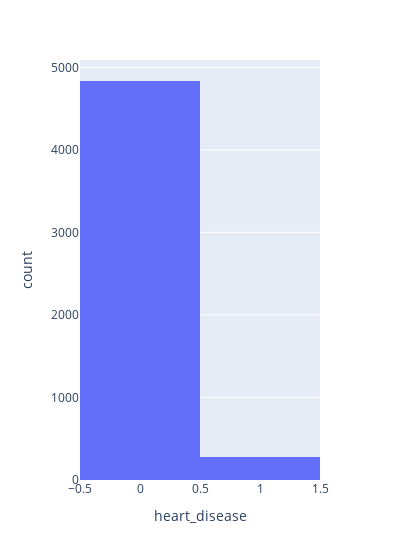

Notebook cell for this chart:
### Code cell
fig= px.histogram(df, x='heart_disease', width=400)
fig.show()

### Figure 1 — Plotly figure (JSON) as saved in the notebook; plotly's stock layout.template omitted (floating-point values rounded to 4 significant figures; data arrays with more than 128 entries replaced by an {"elided": "..."} marker saying what was removed)
{"data": [{"alignmentgroup": "True", "bingroup": "x", "hovertemplate": "heart_disease=%{x}<br>count=%{y}<extra></extra>", "legendgroup": "", "marker": {"color": "#636efa", "pattern": {"shape": ""}}, "name": "", "offsetgroup": "", "orientation": "v", "showlegend": false, "type": "histogram", "x": {"elided": "5110 int values"}, "xaxis": "x", "yaxis": "y"}], "layout": {"barmode": "relative", "legend": {"tracegroupgap": 0}, "margin": {"t": 60}, "width": 400, "xaxis": {"anchor": "y", "domain": [0, 1], "title": {"text": "heart_disease"}}, "yaxis": {"anchor": "x", "domain": [0, 1], "title": {"text": "count"}}}}
